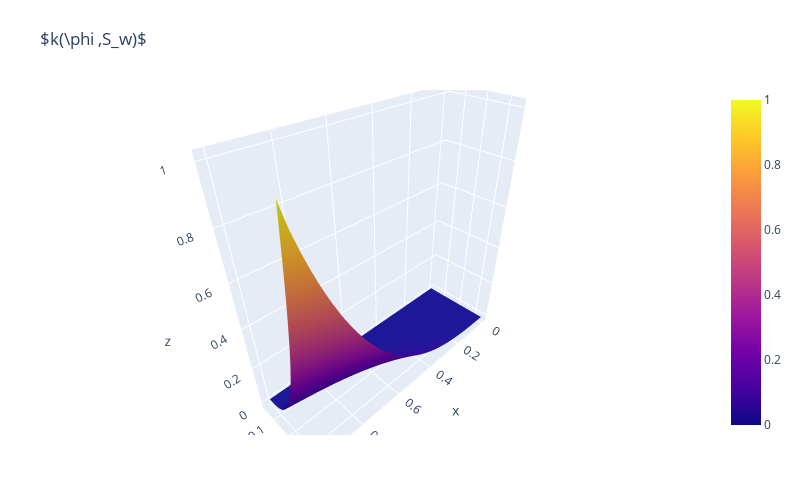

This figure's notebook cell:
### Code cell
import plotly.graph_objects as go

fig = go.Figure(data=[go.Surface(x=tt, y=nn, z=kk)])

fig.update_layout(title=r'$k(\phi ,S_w)$', autosize=False,
                  width=800, height=500,
                  margin=dict(l=65, r=50, b=65, t=90))

fig.show()

### Figure 1 — Plotly figure (JSON) as saved in the notebook; plotly's stock layout.template omitted (floating-point values rounded to 4 significant figures; data arrays with more than 128 entries replaced by an {"elided": "..."} marker saying what was removed)
{"data": [{"type": "surface", "x": {"elided": "50x50 float values"}, "y": {"elided": "50x50 float values"}, "z": {"elided": "50x50 float values"}}], "layout": {"autosize": false, "height": 500, "margin": {"b": 65, "l": 65, "r": 50, "t": 90}, "title": {"text": "$k(\\phi ,S_w)$"}, "width": 800}}
